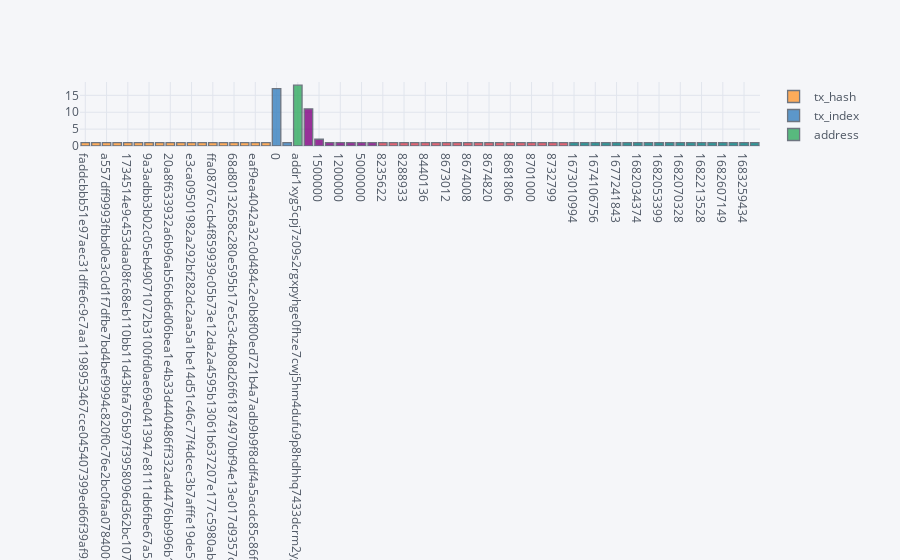

Write notebook code for a chart like this one.
### Code cell
fig = temp.iplot(kind='hist')

### Figure 1 — Plotly figure (JSON) as saved in the notebook; plotly's stock layout.template omitted (floating-point values rounded to 4 significant figures)
{"data": [{"histfunc": "count", "histnorm": "", "marker": {"color": "rgba(255, 153, 51, 1.0)", "line": {"color": "#4D5663", "width": 1.3}}, "name": "tx_hash", "opacity": 0.8, "orientation": "v", "type": "histogram", "x": ["faddcbbb51e97aec31dffe6c9c7aa1198953467cce045407399ed66f39af9277", "3542ab526936e0d1a78d51da92b21e69995de38ed53a1e8af8a42a2176747fb2", "a557dff9993fbbd0e3c0d1f7dfbe7bd4bef9994c820f0c76e2bc0faa078400f5", "00498115d2bbc6a2544df2a9b8867f9a965df052d95cec7fdb730dbc106a9a41", "1734514e9c453daa08fc68eb110bb11d43bfa765b97f3958096d362bc107f6e8", "2c2475ae5d27fbf88d0f1b9117a69f35e011395d0a2d79b4b419067f2acf765f", "9a3adbb3b02c05eb49071072b3100fd0ae69e0413947e8111db6fbe67a5a508b", "c7008e6d01a5255aa1b0ebbe5a935c1a0d2cd6cd8c46d429a354d16f00563f0d", "20a8f633932a6b96ab56bd6d06bea1e4b33d440486ff332ad4476bb996b10722", "ad4c244d7b4df038c8545a8c99979802756c53db3e993eeda834d986d1da6580", "e3ca09501982a292bf282dc2aa5a1be14d51c46c77f4dcec3b7afffe19de59e7", "da0496b26d9957f56ff3bb94cf9bfce9bf44faf730d1024df53e0b5eac99370c", "ffa08767ccb4f859939c05b73e12da2a4595b13061b637207e177c5980ab65e8", "2b212a25823b8c401e07de53d58458952505826a6a5ecb00a5874d73db5a0be6", "68d80132658c280e595b17e5c3c4b08d26f61874970bf94e13e017d9357c53f3", "632569f891c78fe5803a2936f4270151966d282e699bb7efeeb4ee72faee712d", "eaf9ea4042a32c0d484c2e0b8f00ed721b4a7adb9b9f8ddf4a5acdc85c86fd56", "0fce1af2c7e4b06cdf8c8fe2b4dbb2c2e5d2acc1ac773837cdeca03adbdddde3"]}, {"histfunc": "count", "histnorm": "", "marker": {"color": "rgba(55, 128, 191, 1.0)", "line": {"color": "#4D5663", "width": 1.3}}, "name": "tx_index", "opacity": 0.8, "orientation": "v", "type": "histogram", "x": [0, 0, 0, 0, 0, 0, 0, 0, 0, 0, 0, 0, 1, 0, 0, 0, 0, 0]}, {"histfunc": "count", "histnorm": "", "marker": {"color": "rgba(50, 171, 96, 1.0)", "line": {"color": "#4D5663", "width": 1.3}}, "name": "address", "opacity": 0.8, "orientation": "v", "type": "histogram", "x": ["addr1xyg5cpj7z09s2rgxpyhge0fhze7cwj5hm4dufu9p8hdhhq7433dcrm2ygztfjmw3wqajs8fqzg37humpeguzpq8vm6dskkuat8", "addr1xyg5cpj7z09s2rgxpyhge0fhze7cwj5hm4dufu9p8hdhhq7433dcrm2ygztfjmw3wqajs8fqzg37humpeguzpq8vm6dskkuat8", "addr1xyg5cpj7z09s2rgxpyhge0fhze7cwj5hm4dufu9p8hdhhq7433dcrm2ygztfjmw3wqajs8fqzg37humpeguzpq8vm6dskkuat8", "addr1xyg5cpj7z09s2rgxpyhge0fhze7cwj5hm4dufu9p8hdhhq7433dcrm2ygztfjmw3wqajs8fqzg37humpeguzpq8vm6dskkuat8", "addr1xyg5cpj7z09s2rgxpyhge0fhze7cwj5hm4dufu9p8hdhhq7433dcrm2ygztfjmw3wqajs8fqzg37humpeguzpq8vm6dskkuat8", "addr1xyg5cpj7z09s2rgxpyhge0fhze7cwj5hm4dufu9p8hdhhq7433dcrm2ygztfjmw3wqajs8fqzg37humpeguzpq8vm6dskkuat8", "addr1xyg5cpj7z09s2rgxpyhge0fhze7cwj5hm4dufu9p8hdhhq7433dcrm2ygztfjmw3wqajs8fqzg37humpeguzpq8vm6dskkuat8", "addr1xyg5cpj7z09s2rgxpyhge0fhze7cwj5hm4dufu9p8hdhhq7433dcrm2ygztfjmw3wqajs8fqzg37humpeguzpq8vm6dskkuat8", "addr1xyg5cpj7z09s2rgxpyhge0fhze7cwj5hm4dufu9p8hdhhq7433dcrm2ygztfjmw3wqajs8fqzg37humpeguzpq8vm6dskkuat8", "addr1xyg5cpj7z09s2rgxpyhge0fhze7cwj5hm4dufu9p8hdhhq7433dcrm2ygztfjmw3wqajs8fqzg37humpeguzpq8vm6dskkuat8", "addr1xyg5cpj7z09s2rgxpyhge0fhze7cwj5hm4dufu9p8hdhhq7433dcrm2ygztfjmw3wqajs8fqzg37humpeguzpq8vm6dskkuat8", "addr1xyg5cpj7z09s2rgxpyhge0fhze7cwj5hm4dufu9p8hdhhq7433dcrm2ygztfjmw3wqajs8fqzg37humpeguzpq8vm6dskkuat8", "addr1xyg5cpj7z09s2rgxpyhge0fhze7cwj5hm4dufu9p8hdhhq7433dcrm2ygztfjmw3wqajs8fqzg37humpeguzpq8vm6dskkuat8", "addr1xyg5cpj7z09s2rgxpyhge0fhze7cwj5hm4dufu9p8hdhhq7433dcrm2ygztfjmw3wqajs8fqzg37humpeguzpq8vm6dskkuat8", "addr1xyg5cpj7z09s2rgxpyhge0fhze7cwj5hm4dufu9p8hdhhq7433dcrm2ygztfjmw3wqajs8fqzg37humpeguzpq8vm6dskkuat8", "addr1xyg5cpj7z09s2rgxpyhge0fhze7cwj5hm4dufu9p8hdhhq7433dcrm2ygztfjmw3wqajs8fqzg37humpeguzpq8vm6dskkuat8", "addr1xyg5cpj7z09s2rgxpyhge0fhze7cwj5hm4dufu9p8hdhhq7433dcrm2ygztfjmw3wqajs8fqzg37humpeguzpq8vm6dskkuat8", "addr1xyg5cpj7z09s2rgxpyhge0fhze7cwj5hm4dufu9p8hdhhq7433dcrm2ygztfjmw3wqajs8fqzg37humpeguzpq8vm6dskkuat8"]}, {"histfunc": "count", "histnorm": "", "marker": {"color": "rgba(128, 0, 128, 1.0)", "line": {"color": "#4D5663", "width": 1.3}}, "name": "value", "opacity": 0.8, "orientation": "v", "type": "histogram", "x": [1000000, 1500000, 1176630, 1000000, 1000000, 1000000, 1000000, 1500000, 1000000, 1000000, 1200000, 1000000, 1027968, 5000000, 1000000, 1000000, 1000000, 1422300]}, {"histfunc": "count", "histnorm": "", "marker": {"color": "rgba(219, 64, 82, 1.0)", "line": {"color": "#4D5663", "width": 1.3}}, "name": "block_height", "opacity": 0.8, "orientation": "v", "type": "histogram", "x": [8235622, 8235642, 8288933, 8440092, 8440136, 8671412, 8673012, 8673863, 8674008, 8674790, 8674820, 8680214, 8681806, 8700935, 8701000, 8702803, 8732799, 8897261]}, {"histfunc": "count", "histnorm": "", "marker": {"color": "rgba(0, 128, 128, 1.0)", "line": {"color": "#4D5663", "width": 1.3}}, "name": "block_time", "opacity": 0.8, "orientation": "v", "type": "histogram", "x": [1673010994, 1673011303, 1674106756, 1677240761, 1677241843, 1682001688, 1682034374, 1682050824, 1682053399, 1682069679, 1682070328, 1682181040, 1682213528, 1682606018, 1682607149, 1682643965, 1683259434, 1686626928]}], "layout": {"barmode": "overlay", "legend": {"bgcolor": "#F5F6F9", "font": {"color": "#4D5663"}}, "paper_bgcolor": "#F5F6F9", "plot_bgcolor": "#F5F6F9", "title": {"font": {"color": "#4D5663"}}, "xaxis": {"gridcolor": "#E1E5ED", "showgrid": true, "tickfont": {"color": "#4D5663"}, "title": {"font": {"color": "#4D5663"}, "text": ""}, "zerolinecolor": "#E1E5ED"}, "yaxis": {"gridcolor": "#E1E5ED", "showgrid": true, "tickfont": {"color": "#4D5663"}, "title": {"font": {"color": "#4D5663"}, "text": ""}, "zerolinecolor": "#E1E5ED"}}}
